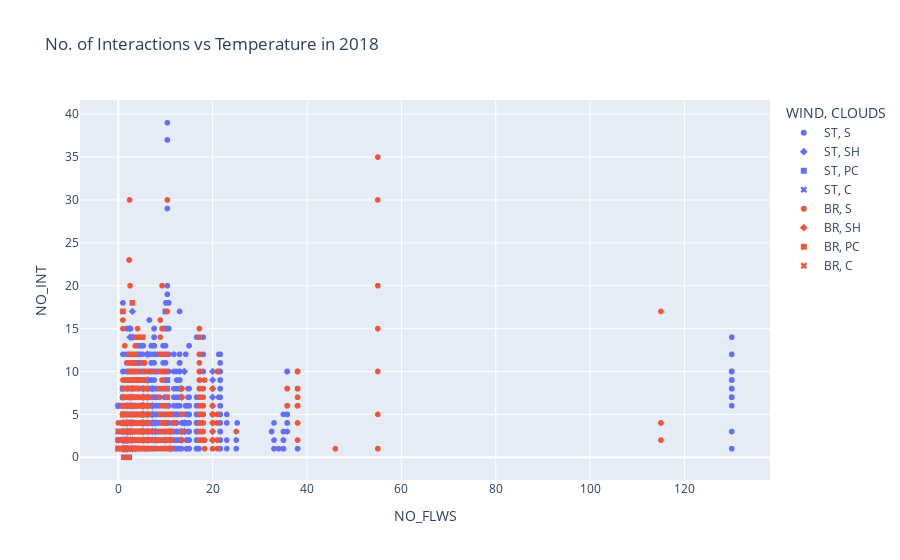

The notebook cell saved with this chart:
### Code cell
px.scatter(dff18, x='NO_FLWS', y='NO_INT', symbol='CLOUDS', color='WIND', title='No. of Interactions vs Temperature in 2018')

### Figure 1 — Plotly figure (JSON) as saved in the notebook; plotly's stock layout.template omitted (floating-point values rounded to 4 significant figures; data arrays with more than 128 entries replaced by an {"elided": "..."} marker saying what was removed)
{"data": [{"hovertemplate": "WIND=ST<br>CLOUDS=S<br>NO_FLWS=%{x}<br>NO_INT=%{y}<extra></extra>", "legendgroup": "ST, S", "marker": {"color": "#636efa", "symbol": "circle"}, "mode": "markers", "name": "ST, S", "showlegend": true, "type": "scattergl", "x": {"elided": "5630 float values"}, "xaxis": "x", "y": {"elided": "5630 int values"}, "yaxis": "y"}, {"hovertemplate": "WIND=ST<br>CLOUDS=SH<br>NO_FLWS=%{x}<br>NO_INT=%{y}<extra></extra>", "legendgroup": "ST, SH", "marker": {"color": "#636efa", "symbol": "diamond"}, "mode": "markers", "name": "ST, SH", "showlegend": true, "type": "scattergl", "x": {"elided": "226 float values"}, "xaxis": "x", "y": {"elided": "226 int values"}, "yaxis": "y"}, {"hovertemplate": "WIND=ST<br>CLOUDS=PC<br>NO_FLWS=%{x}<br>NO_INT=%{y}<extra></extra>", "legendgroup": "ST, PC", "marker": {"color": "#636efa", "symbol": "square"}, "mode": "markers", "name": "ST, PC", "showlegend": true, "type": "scattergl", "x": {"elided": "173 float values"}, "xaxis": "x", "y": {"elided": "173 int values"}, "yaxis": "y"}, {"hovertemplate": "WIND=ST<br>CLOUDS=C<br>NO_FLWS=%{x}<br>NO_INT=%{y}<extra></extra>", "legendgroup": "ST, C", "marker": {"color": "#636efa", "symbol": "x"}, "mode": "markers", "name": "ST, C", "showlegend": true, "type": "scattergl", "x": {"elided": "130 float values"}, "xaxis": "x", "y": {"elided": "130 int values"}, "yaxis": "y"}, {"hovertemplate": "WIND=BR<br>CLOUDS=S<br>NO_FLWS=%{x}<br>NO_INT=%{y}<extra></extra>", "legendgroup": "BR, S", "marker": {"color": "#EF553B", "symbol": "circle"}, "mode": "markers", "name": "BR, S", "showlegend": true, "type": "scattergl", "x": {"elided": "3837 float values"}, "xaxis": "x", "y": {"elided": "3837 int values"}, "yaxis": "y"}, {"hovertemplate": "WIND=BR<br>CLOUDS=SH<br>NO_FLWS=%{x}<br>NO_INT=%{y}<extra></extra>", "legendgroup": "BR, SH", "marker": {"color": "#EF553B", "symbol": "diamond"}, "mode": "markers", "name": "BR, SH", "showlegend": true, "type": "scattergl", "x": [5.3, 5.3, 5.3, 5.3, 5.3, 5.3, 5.3, 5.3, 5.3, 5.3, 5.3, 5.3, 5.3, 5.3, 5.3, 5.3, 5.3, 5.3, 5.3, 5.3, 5.3, 5.3, 5.3, 5.3, 5.3, 5.3, 5.3, 5.3, 5.3, 5.3, 5.3, 5.3, 5.3, 5.3, 5.3, 5.3, 5.3, 5.3, 5.3, 5.3, 5.3, 5.3, 5.3, 5.3, 5.3, 5.3, 5.3, 5.3, 5.3, 5.3, 5.3, 5.3, 5.3, 5.3, 5.3, 5.3, 5.3, 5.3, 5.3, 5.3, 5.3, 5.3, 5.3, 5.3, 5.3, 5.3, 5.3, 5.3, 5.3, 5.3, 5.3, 5.3, 5.3, 5.3, 5.3, 5.3, 5.3, 5.3, 5.3, 1, 1, 1, 1, 1, 1, 1, 2.6, 2.6, 3.7, 3.7, 3.7, 3.7, 1, 1, 1, 1, 1, 1, 1, 1, 1, 1, 1], "xaxis": "x", "y": [6, 6, 6, 8, 8, 8, 8, 6, 6, 6, 6, 6, 5, 5, 5, 4, 4, 4, 4, 4, 4, 6, 6, 6, 4, 4, 7, 7, 7, 7, 5, 5, 6, 6, 6, 6, 3, 3, 7, 7, 7, 7, 7, 2, 6, 6, 6, 6, 2, 6, 6, 6, 3, 6, 6, 6, 6, 2, 2, 5, 5, 5, 2, 3, 3, 3, 3, 3, 3, 6, 3, 5, 5, 5, 6, 6, 6, 6, 6, 1, 1, 1, 5, 5, 5, 5, 3, 3, 1, 1, 1, 1, 2, 2, 2, 2, 2, 1, 4, 2, 2, 7, 2], "yaxis": "y"}, {"hovertemplate": "WIND=BR<br>CLOUDS=PC<br>NO_FLWS=%{x}<br>NO_INT=%{y}<extra></extra>", "legendgroup": "BR, PC", "marker": {"color": "#EF553B", "symbol": "square"}, "mode": "markers", "name": "BR, PC", "showlegend": true, "type": "scattergl", "x": {"elided": "169 float values"}, "xaxis": "x", "y": {"elided": "169 int values"}, "yaxis": "y"}, {"hovertemplate": "WIND=BR<br>CLOUDS=C<br>NO_FLWS=%{x}<br>NO_INT=%{y}<extra></extra>", "legendgroup": "BR, C", "marker": {"color": "#EF553B", "symbol": "x"}, "mode": "markers", "name": "BR, C", "showlegend": true, "type": "scattergl", "x": [4.1, 2.5, 2.5, 1.6, 1.6, 0.5, 2.9, 1.5, 4.9, 4.9, 3.2, 1.5, 3.4, 1.8, 1.8, 1.3, 1.3, 1.3, 1.3, 1, 2.4, 2.4, 2.4, 2.4, 2.4, 2.4, 2.4, 2.4, 2.4, 2.4, 2.4, 2.4, 2.4, 2.4, 2.4, 2.4, 2.4, 2.4, 2.4, 2.4, 2.4, 2.4, 2.4, 2.4, 2.4, 2.4, 2.4, 2.4, 2.4, 2.4, 2.4, 2.4, 2.4, 2.4, 2.4, 2.4, 2.4, 2.4, 2.4, 2.4, 2.4, 2.4, 2.4, 2.4, 2.4, 2.4, 2.4, 2.4, 2.4, 2.4, 2.4, 2.4, 2.4, 2.4, 2.4, 2.4, 2.4, 2.4, 2.4, 2.4, 2.4, 2.4, 2.4, 2.4, 2.4, 2.4, 2.4, 2.4, 2.4, 2.4, 2.4, 2.4, 2.4, 2.4, 2.4, 2.4, 2.4, 2.4, 2.4, 2.4, 2.4], "xaxis": "x", "y": [5, 3, 7, 3, 1, 1, 4, 1, 2, 5, 3, 3, 3, 3, 2, 2, 1, 2, 1, 1, 4, 4, 4, 4, 4, 4, 4, 4, 4, 4, 4, 4, 4, 4, 4, 4, 4, 4, 4, 4, 4, 4, 4, 4, 4, 4, 4, 4, 4, 4, 4, 4, 4, 4, 4, 4, 4, 4, 4, 4, 4, 4, 4, 4, 4, 4, 4, 4, 4, 4, 4, 4, 4, 4, 4, 4, 4, 4, 4, 4, 4, 4, 4, 4, 4, 4, 4, 4, 4, 4, 4, 4, 4, 4, 4, 4, 4, 4, 4, 4, 4], "yaxis": "y"}], "layout": {"legend": {"title": {"text": "WIND, CLOUDS"}, "tracegroupgap": 0}, "title": {"text": "No. of Interactions vs Temperature in 2018"}, "xaxis": {"anchor": "y", "domain": [0, 1], "title": {"text": "NO_FLWS"}}, "yaxis": {"anchor": "x", "domain": [0, 1], "title": {"text": "NO_INT"}}}}
